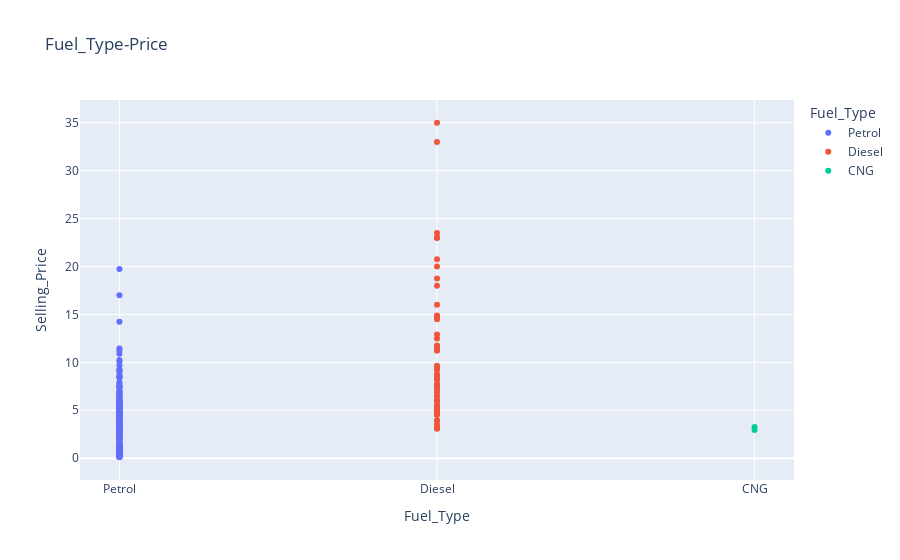

This figure's notebook cell:
### Code cell
fig = px.line(df, x="Fuel_Type", y="Selling_Price", color="Fuel_Type", title="Fuel_Type-Price")
fig.update_traces(mode="markers")
fig.show();

### Figure 1 — Plotly figure (JSON) as saved in the notebook; plotly's stock layout.template omitted (floating-point values rounded to 4 significant figures; data arrays with more than 128 entries replaced by an {"elided": "..."} marker saying what was removed)
{"data": [{"hovertemplate": "Fuel_Type=%{x}<br>Selling_Price=%{y}<extra></extra>", "legendgroup": "Petrol", "line": {"color": "#636efa", "dash": "solid"}, "marker": {"symbol": "circle"}, "mode": "markers", "name": "Petrol", "orientation": "v", "showlegend": true, "type": "scatter", "x": {"elided": "239 str values"}, "xaxis": "x", "y": {"elided": "239 float values"}, "yaxis": "y"}, {"hovertemplate": "Fuel_Type=%{x}<br>Selling_Price=%{y}<extra></extra>", "legendgroup": "Diesel", "line": {"color": "#EF553B", "dash": "solid"}, "marker": {"symbol": "circle"}, "mode": "markers", "name": "Diesel", "orientation": "v", "showlegend": true, "type": "scatter", "x": ["Diesel", "Diesel", "Diesel", "Diesel", "Diesel", "Diesel", "Diesel", "Diesel", "Diesel", "Diesel", "Diesel", "Diesel", "Diesel", "Diesel", "Diesel", "Diesel", "Diesel", "Diesel", "Diesel", "Diesel", "Diesel", "Diesel", "Diesel", "Diesel", "Diesel", "Diesel", "Diesel", "Diesel", "Diesel", "Diesel", "Diesel", "Diesel", "Diesel", "Diesel", "Diesel", "Diesel", "Diesel", "Diesel", "Diesel", "Diesel", "Diesel", "Diesel", "Diesel", "Diesel", "Diesel", "Diesel", "Diesel", "Diesel", "Diesel", "Diesel", "Diesel", "Diesel", "Diesel", "Diesel", "Diesel", "Diesel", "Diesel", "Diesel", "Diesel", "Diesel"], "xaxis": "x", "y": [4.75, 4.6, 9.25, 6.5, 8.75, 7.45, 6.85, 7.75, 7.25, 7.75, 7.45, 3.1, 4.95, 6, 5.5, 5.5, 14.9, 23, 18, 16, 19.99, 18.75, 23.5, 33, 4.75, 9.25, 3.95, 4.5, 4.9, 14.5, 14.73, 4.75, 23, 12.5, 3.49, 35, 11.25, 23, 20.75, 9.65, 3.25, 4.85, 11.75, 6, 8.25, 4.95, 3.1, 6.15, 3.9, 11.25, 5.35, 5.95, 5.2, 12.9, 7.2, 8.35, 8.25, 8.55, 9.5, 11.5], "yaxis": "y"}, {"hovertemplate": "Fuel_Type=%{x}<br>Selling_Price=%{y}<extra></extra>", "legendgroup": "CNG", "line": {"color": "#00cc96", "dash": "solid"}, "marker": {"symbol": "circle"}, "mode": "markers", "name": "CNG", "orientation": "v", "showlegend": true, "type": "scatter", "x": ["CNG", "CNG"], "xaxis": "x", "y": [3.25, 2.95], "yaxis": "y"}], "layout": {"legend": {"title": {"text": "Fuel_Type"}, "tracegroupgap": 0}, "title": {"text": "Fuel_Type-Price"}, "xaxis": {"anchor": "y", "categoryarray": ["Petrol", "Diesel", "CNG"], "categoryorder": "array", "domain": [0, 1], "title": {"text": "Fuel_Type"}}, "yaxis": {"anchor": "x", "domain": [0, 1], "title": {"text": "Selling_Price"}}}}
